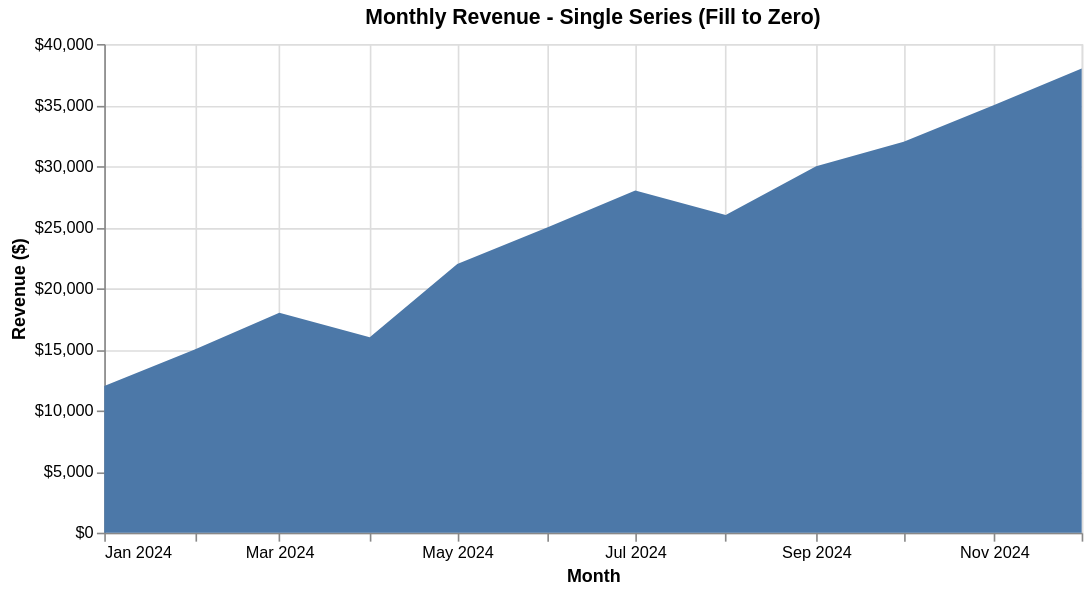

This figure's Vega-Lite source:
### Vega-Lite specification from a JSON file in a GitHub repository (floating-point values rounded to 4 significant figures)
{"$schema": "https://vega.github.io/schema/vega-lite/v5.json", "description": "Single series area chart with fill to zero baseline (tozeroy mode)", "title": "Monthly Revenue - Single Series (Fill to Zero)", "width": 600, "height": 300, "data": {"values": [{"month": "2024-01", "revenue": 12000}, {"month": "2024-02", "revenue": 15000}, {"month": "2024-03", "revenue": 18000}, {"month": "2024-04", "revenue": 16000}, {"month": "2024-05", "revenue": 22000}, {"month": "2024-06", "revenue": 25000}, {"month": "2024-07", "revenue": 28000}, {"month": "2024-08", "revenue": 26000}, {"month": "2024-09", "revenue": 30000}, {"month": "2024-10", "revenue": 32000}, {"month": "2024-11", "revenue": 35000}, {"month": "2024-12", "revenue": 38000}]}, "mark": "area", "encoding": {"x": {"field": "month", "type": "temporal", "axis": {"title": "Month", "format": "%b %Y"}}, "y": {"field": "revenue", "type": "quantitative", "stack": null, "axis": {"title": "Revenue ($)", "format": "$,.0f"}}}}
